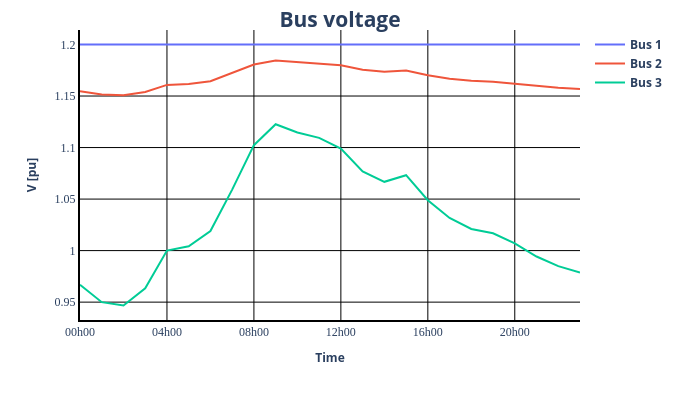

The notebook cell saved with this chart:
### Markdown cell above
We can also scale our power profiles modifying `scaling` parameters:

### Code cell
net.load.loc[0, "scaling"] = 5
result_df = pp_sim.run_time_simulation(net=net)
pp_plot.plot_timeseries_result(
    data_df=result_df["res_bus.vm_pu"],
    ylabel="V [pu]",
    plot_title="Bus voltage",
    # filename="voltage_result",
)
print()
pp_plot.plot_timeseries_result(
    data_df=result_df["res_line.p_from_mw"],
    ylabel="P [MW]",
    plot_title="line power",
    # filename="line_result",
)

### Figure 1 — Plotly figure (JSON) as saved in the notebook; plotly's stock layout.template omitted (floating-point values rounded to 4 significant figures)
{"data": [{"hovertemplate": "<b>Bus 1<br>V [pu]: %{y:.2f}<br>Time: %{text}<b><extra></extra>", "mode": "lines", "name": "<b>Bus 1<b>", "text": ["00h00", "01h00", "02h00", "03h00", "04h00", "05h00", "06h00", "07h00", "08h00", "09h00", "10h00", "11h00", "12h00", "13h00", "14h00", "15h00", "16h00", "17h00", "18h00", "19h00", "20h00", "21h00", "22h00", "23h00"], "type": "scatter", "x": [0, 1, 2, 3, 4, 5, 6, 7, 8, 9, 10, 11, 12, 13, 14, 15, 16, 17, 18, 19, 20, 21, 22, 23], "y": [1.2, 1.2, 1.2, 1.2, 1.2, 1.2, 1.2, 1.2, 1.2, 1.2, 1.2, 1.2, 1.2, 1.2, 1.2, 1.2, 1.2, 1.2, 1.2, 1.2, 1.2, 1.2, 1.2, 1.2]}, {"hovertemplate": "<b>Bus 2<br>V [pu]: %{y:.2f}<br>Time: %{text}<b><extra></extra>", "mode": "lines", "name": "<b>Bus 2<b>", "text": ["00h00", "01h00", "02h00", "03h00", "04h00", "05h00", "06h00", "07h00", "08h00", "09h00", "10h00", "11h00", "12h00", "13h00", "14h00", "15h00", "16h00", "17h00", "18h00", "19h00", "20h00", "21h00", "22h00", "23h00"], "type": "scatter", "x": [0, 1, 2, 3, 4, 5, 6, 7, 8, 9, 10, 11, 12, 13, 14, 15, 16, 17, 18, 19, 20, 21, 22, 23], "y": [1.155, 1.151, 1.151, 1.154, 1.161, 1.162, 1.164, 1.172, 1.181, 1.184, 1.183, 1.182, 1.18, 1.176, 1.174, 1.175, 1.17, 1.167, 1.165, 1.164, 1.162, 1.16, 1.158, 1.157]}, {"hovertemplate": "<b>Bus 3<br>V [pu]: %{y:.2f}<br>Time: %{text}<b><extra></extra>", "mode": "lines", "name": "<b>Bus 3<b>", "text": ["00h00", "01h00", "02h00", "03h00", "04h00", "05h00", "06h00", "07h00", "08h00", "09h00", "10h00", "11h00", "12h00", "13h00", "14h00", "15h00", "16h00", "17h00", "18h00", "19h00", "20h00", "21h00", "22h00", "23h00"], "type": "scatter", "x": [0, 1, 2, 3, 4, 5, 6, 7, 8, 9, 10, 11, 12, 13, 14, 15, 16, 17, 18, 19, 20, 21, 22, 23], "y": [0.9669, 0.95, 0.9467, 0.9634, 1.0, 1.004, 1.019, 1.059, 1.102, 1.123, 1.115, 1.109, 1.099, 1.077, 1.067, 1.073, 1.049, 1.032, 1.021, 1.017, 1.007, 0.9943, 0.985, 0.9787]}], "layout": {"font": {"size": 15}, "height": 400, "legend": {"font": {"size": 12}}, "margin": {"t": 30}, "paper_bgcolor": "white", "plot_bgcolor": "white", "title": {"text": "<b>Bus voltage<b>", "x": 0.5, "xanchor": "center", "y": 0.97, "yanchor": "top"}, "width": 680, "xaxis": {"gridcolor": "black", "gridwidth": 1, "linecolor": "black", "linewidth": 2, "showgrid": true, "showline": true, "tickfont": {"family": "Arial Black", "size": 12}, "tickmode": "array", "ticktext": ["00h00", "04h00", "08h00", "12h00", "16h00", "20h00"], "tickvals": [0, 4, 8, 12, 16, 20], "title": {"font": {"size": 12}, "text": "<b>Time<b>"}, "zeroline": false}, "yaxis": {"gridcolor": "black", "gridwidth": 1, "linecolor": "black", "linewidth": 2, "showgrid": true, "showline": true, "tickfont": {"family": "Arial Black", "size": 12}, "title": {"font": {"size": 12}, "text": "<b>V [pu]<b>"}, "zeroline": false}}}
